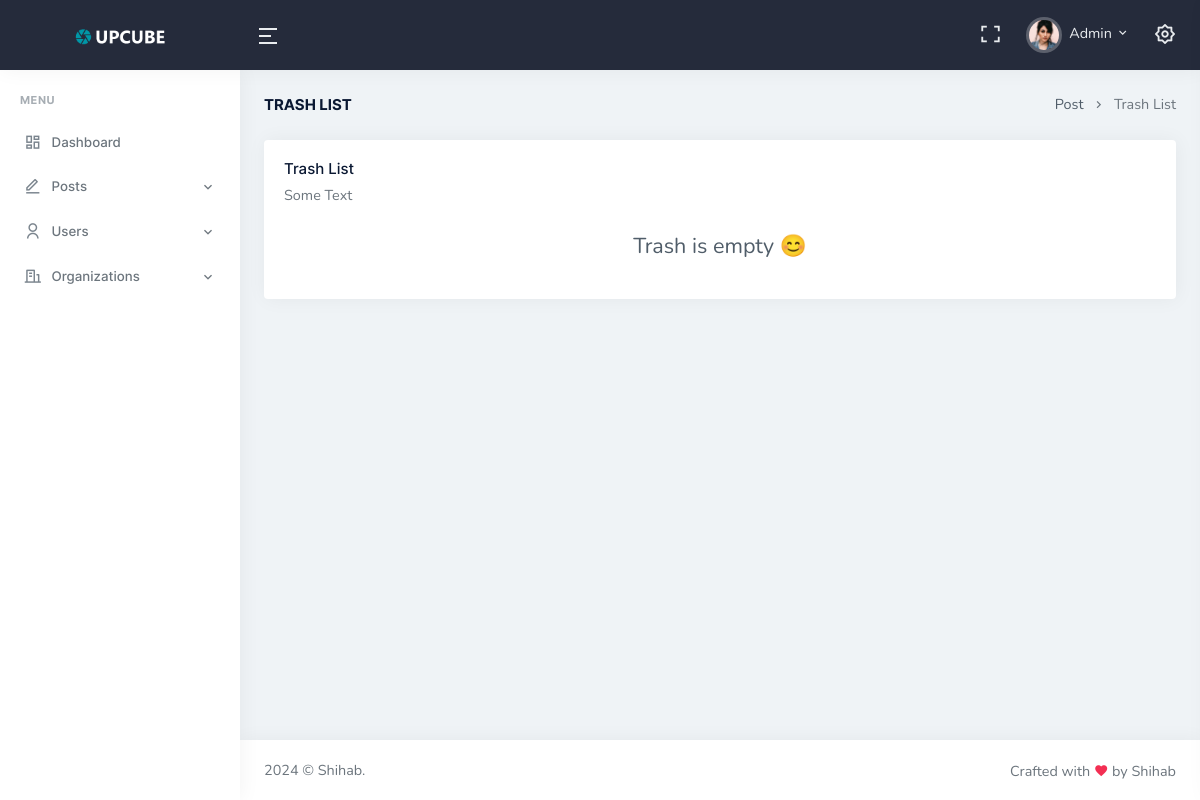
Page /trash.php (signed in) on the earlier database version.
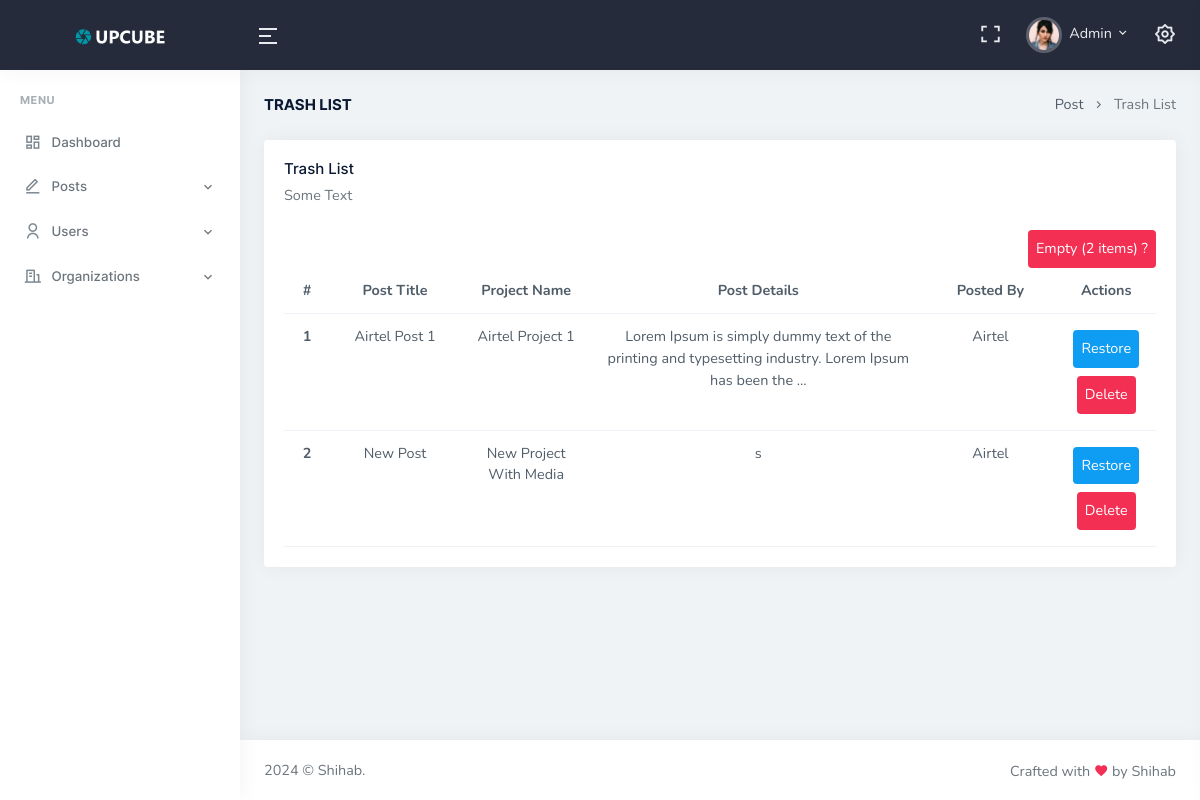
Same page on the later database version.
### tables this page shows
CREATE TABLE `posts` (
  `post_id` int(6) NOT NULL,
  `post_title` varchar(50) NOT NULL,
  `project_name` varchar(100) NOT NULL,
  `post_details` varchar(255) NOT NULL,
  `post_by` int(5) NOT NULL,
  `created_at` datetime NOT NULL DEFAULT current_timestamp(),
  `post_status` int(6) DEFAULT 1
);

CREATE TABLE `organizations` (
  `org_id` int(6) NOT NULL,
  `org_name` varchar(50) NOT NULL,
  `org_address` varchar(50) NOT NULL,
  `created_at` datetime NOT NULL DEFAULT current_timestamp()
);

### includes/helper-func.php (called while the page is built, shortened)
<?php
function getOrgList($orgId, $conn) {
    if ($orgId == null) {
        $sql = "SELECT * FROM organizations";
        $result = mysqli_query($conn, $sql);
        return $result;
    }
    else {
        $sql = "SELECT org_name FROM organizations WHERE org_id = $orgId";
        $result = mysqli_query($conn, $sql);
        $row = mysqli_fetch_assoc($result);
        return $row['org_name'];
    }
}
function getTrashList($conn) {
    $sql = "SELECT * FROM posts WHERE post_status = 0";
    $result = mysqli_query($conn, $sql);
    return $result;
}
function truncatePostContent($content, $length = 100, $ellipsis = '...') {
    $truncatedContent = mb_substr($content, 0, $length);
    if (mb_strlen($content) > $length) {
        $truncatedContent .= $ellipsis;
    }
    return $truncatedContent;
}

### trash.php (the view, shortened to what this page needs)
<?php
include 'includes/header.php';
include 'includes/helper-func.php';
?>
<div class="container-fluid">
    <div class="row">
        <div class="col-12">
            <div class="page-title-box d-sm-flex align-items-center justify-content-between">
                <h4 class="mb-sm-0">Trash List</h4>
                <div class="page-title-right">
                    <ol class="breadcrumb m-0">
                        <li class="breadcrumb-item"><a href="javascript: void(0);">Post</a></li>
                        <li class="breadcrumb-item active">Trash List</li>
                    </ol>
                </div>
            </div>
        </div>
    </div>
    <div class="row">
        <div class="col-12">
            <div class="card">
                <div class="card-body">
                    <h4 class="card-title">Trash List</h4>
                    <p class="card-title-desc">Some Text</p>
                    <div class="text-end">
                        <?php
                        $trashList = getTrashList($conn);
                            if (mysqli_num_rows($trashList) > 0) {
                                echo "<a href='trash.php?emptyTrash=post' class='d-inline-block bg-danger text-white p-2 rounded-2'>Empty (".mysqli_num_rows($trashList)." items) ?</a>";
                            }
                        ?>
                    </div>
                    <?php
                        $trashList =  getTrashList( $conn);
                        if (mysqli_num_rows($trashList) > 0) {
                            $count = 1;
                            echo "<table class='text-center table table-hover mb-0'>
                                <thead>
                                    <tr>
                                        <th width='50px'>#</th>
                                        <th width='150px'>Post Title</th>
                                        <th width='150px'>Project Name</th>
                                        <th width='400px'>Post Details</th>
                                        <th width='150px'>Posted By</th>
                                        <th width='100px'>Actions</th>
                                    </tr>
                                </thead>";
                                while ($row = mysqli_fetch_assoc($trashList)) {
                                    echo "<tr>
                                    <th width='50px'>".$count."</th>
                                    <td width='150px'>".$row['post_title']."</td>
                                    <td width='150px'>".$row['project_name']."</td>
                                    <td width='400px'>".truncatePostContent($row['post_details'])."</td>
                                    <td width='150px'>".getOrgList($row ['post_by'], $conn)."</td>
                                    <td width='100px'>
                                        <a class='d-inline-block bg-primary text-white p-2 m-1 rounded-2' href='".htmlspecialchars($_SERVER['PHP_SELF'])."?restore=".$row ['post_id']."'>Restore</a>
                                        <a class='d-inline-block bg-danger text-white p-2 m-1 rounded-2' href='".htmlspecialchars($_SERVER['PHP_SELF'])."?deleteFE=".$row ['post_id']."'>Delete</a>
                                    </td>
                                </tr>";
                                $count++;
                                }
                            echo "</table>";
                        }
                        else {
                            echo "<p class='text-center fs-4'>Trash is empty 😊</p>";
                        }
                    ?>
                </div>
            </div>
        </div>
    </div>
</div>
<?php
include 'includes/footer.php';
?>

Differences in the rows shown:
now on this page (row edited): posts: post_title "Airtel Post 1", project_name "Airtel Project 1", post_details "Lorem Ipsum is simply dummy text of the printing and typesetting industry. Lorem Ipsum has been the ...", post_by.org_name "Airtel"
added posts: post_title "New Post", project_name "New Project With Media", post_details "s", post_by.org_name "Airtel"
Other differences:
mysqli_num_rows($trashList): (not shown) → "2"
text no longer shown: "Trash is empty 😊"
text now shown: "Empty ( items) ? # Post Title Project Name Post Details Posted By Actions"
